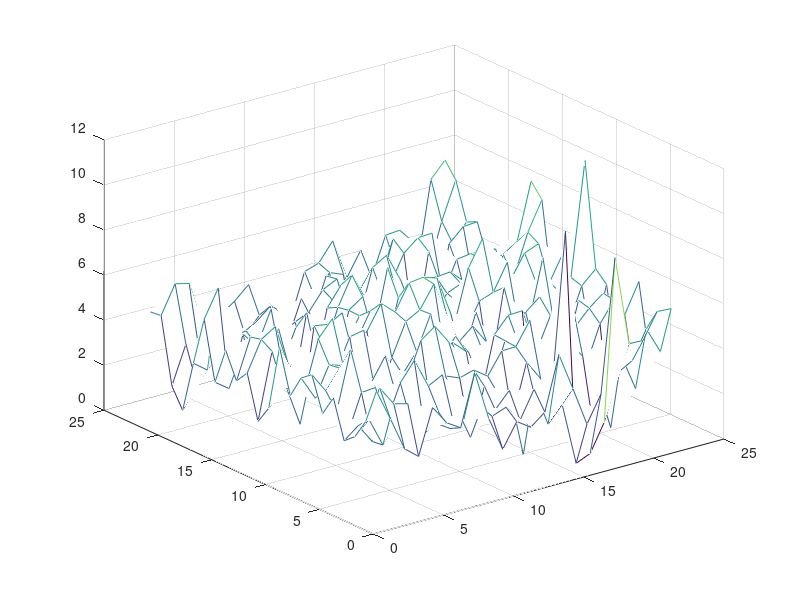

Recreate this plot in MATLAB.
clc;clear all
ditubZ=[5.949748 31.2 121.3
4.382785 31.202 121.3
3.496 31.205 121.3
3.0937347 31.207 121.3
4.774712 31.21 121.3
3.857095 31.212 121.3
5.3662086 31.214 121.3
5 31.217 121.3
4 31.219 121.3
5.920128 31.221 121.3
3 31.224 121.3
2.1924076 31.226 121.3
4.1224685 31.229 121.3
3.5511618 31.231 121.3
4.6929374 31.233 121.3
3.0513518 31.236 121.3
5.6348443 31.238 121.3
3.4524446 31.24 121.3
1.1426307 31.243 121.3
2.0121362 31.245 121.3
4.9147806 31.248 121.3
4.8577776 31.25 121.3
4.548267 31.2 121.302
5.7008305 31.202 121.302
4.091098 31.205 121.302
3.5933068 31.207 121.302
2.9773312 31.21 121.302
3.7696 31.212 121.302
4.476089 31.214 121.302
3.9486222 31.217 121.302
3.969777 31.219 121.302
4.3168 31.221 121.302
3.7221453 31.224 121.302
5.133459 31.226 121.302
5.4440656 31.229 121.302
5.331492 31.231 121.302
4.102474 31.233 121.302
2.6077473 31.236 121.302
6.8416 31.238 121.302
2.9849343 31.24 121.302
2.1451929 31.243 121.302
3.697967 31.245 121.302
6.1584 31.248 121.302
4.8592 31.25 121.302
3.0617955 31.2 121.305
4.8373623 31.202 121.305
2.7857778 31.205 121.305
2.7228444 31.207 121.305
4.676371 31.21 121.305
6.3573375 31.212 121.305
5.317689 31.214 121.305
5.2512207 31.217 121.305
6.1823206 31.219 121.305
4.3079123 31.221 121.305
3.4529877 31.224 121.305
3.406608 31.226 121.305
5.844622 31.229 121.305
2.5772762 31.231 121.305
3.2786872 31.233 121.305
4.8478703 31.236 121.305
4.5579185 31.238 121.305
3.809574 31.24 121.305
4.2940445 31.243 121.305
3 31.245 121.305
6 31.248 121.305
4.187259 31.25 121.305
2.5504758 31.2 121.307
4.670578 31.202 121.307
3.8766222 31.205 121.307
3.3888 31.207 121.307
4.733511 31.21 121.307
4.971574 31.212 121.307
3.598129 31.214 121.307
5.0450387 31.217 121.307
6.9125333 31.219 121.307
4.2313776 31.221 121.307
4 31.224 121.307
1.5639111 31.226 121.307
3.8115227 31.229 121.307
5.367219 31.231 121.307
3.4764445 31.233 121.307
4.154489 31.236 121.307
4.6015706 31.238 121.307
2.4799993 31.24 121.307
4.073091 31.243 121.307
2.8976786 31.245 121.307
3.8766222 31.248 121.307
3.8766222 31.25 121.307
4.5577836 31.2 121.31
3.2060444 31.202 121.31
3.501135 31.205 121.31
4.988006 31.207 121.31
4.434919 31.21 121.31
3.3473408 31.212 121.31
4 31.214 121.31
4.0260773 31.217 121.31
4.489329 31.219 121.31
4.1232 31.221 121.31
5 31.224 121.31
5.7633314 31.226 121.31
4.5075555 31.229 121.31
2.3361394 31.231 121.31
3.3628426 31.233 121.31
5.633477 31.236 121.31
3.8727112 31.238 121.31
2.4524446 31.24 121.31
2.5075555 31.243 121.31
2.4084005 31.245 121.31
2 31.248 121.31
2.6733828 31.25 121.31
3.7066667 31.2 121.312
3.47228 31.202 121.312
2.827854 31.205 121.312
5.816844 31.207 121.312
4.247671 31.21 121.312
2.6881924 31.212 121.312
3.4654176 31.214 121.312
3.9486222 31.217 121.312
3.0068119 31.219 121.312
5.5449295 31.221 121.312
4.5948443 31.224 121.312
5.6580625 31.226 121.312
3.877511 31.229 121.312
5.738057 31.231 121.312
4.856953 31.233 121.312
3.8347125 31.236 121.312
4.3651557 31.238 121.312
3.3257103 31.24 121.312
2.4051557 31.243 121.312
3.4933243 31.245 121.312
3.2787828 31.248 121.312
3.8888888 31.25 121.312
3.3178666 31.2 121.314
3.0654948 31.202 121.314
3.5273604 31.205 121.314
4.512178 31.207 121.314
4.4154873 31.21 121.314
4.317867 31.212 121.314
3.4654272 31.214 121.314
4.9649534 31.217 121.314
3.3423629 31.219 121.314
5.6695614 31.221 121.314
4.3960195 31.224 121.314
6 31.226 121.314
5.3222094 31.229 121.314
3.2592633 31.231 121.314
3.2056386 31.233 121.314
4 31.236 121.314
4.316978 31.238 121.314
3.4524446 31.24 121.314
2.234489 31.243 121.314
3.8293333 31.245 121.314
3 31.248 121.314
4.317867 31.25 121.314
5.5951004 31.2 121.317
3.3130667 31.202 121.317
3 31.205 121.317
4.8396544 31.207 121.317
2.9464955 31.21 121.317
5.9208055 31.212 121.317
3.4733245 31.214 121.317
3.6869333 31.217 121.317
4.035911 31.219 121.317
2.2744968 31.221 121.317
5.236094 31.224 121.317
4.578001 31.226 121.317
4.159289 31.229 121.317
2.4297838 31.231 121.317
3.4444 31.233 121.317
2.2778666 31.236 121.317
2.4794736 31.238 121.317
3.2367563 31.24 121.317
3.3130667 31.243 121.317
4.3664966 31.245 121.317
3.7490458 31.248 121.317
4.888889 31.25 121.317
3.4003556 31.2 121.319
3.7939556 31.202 121.319
3.7452178 31.205 121.319
3.1953022 31.207 121.319
4.4003553 31.21 121.319
6.3862367 31.212 121.319
5.2538123 31.214 121.319
3.9178138 31.217 121.319
3.5924878 31.219 121.319
4.1232 31.221 121.319
6.297723 31.224 121.319
5.746332 31.226 121.319
5.316399 31.229 121.319
5.3355875 31.231 121.319
5.2465777 31.233 121.319
5 31.236 121.319
1.1461921 31.238 121.319
2.5996444 31.24 121.319
3.716403 31.243 121.319
3 31.245 121.319
3.9196806 31.248 121.319
4.044484 31.25 121.319
1.8569577 31.2 121.321
3.1004765 31.202 121.321
3.2176943 31.205 121.321
1.725706 31.207 121.321
4.143111 31.21 121.321
5.5123553 31.212 121.321
4.3345494 31.214 121.321
4.4609776 31.217 121.321
4.4342213 31.219 121.321
5.5507665 31.221 121.321
5.754133 31.224 121.321
3.5123556 31.226 121.321
4.2303414 31.229 121.321
5.774381 31.231 121.321
6.5123553 31.233 121.321
5.8645 31.236 121.321
4.5123553 31.238 121.321
3.2318125 31.24 121.321
4 31.243 121.321
3.1079357 31.245 121.321
2.2951486 31.248 121.321
3.4554272 31.25 121.321
2.916205 31.2 121.324
3.331301 31.202 121.324
3 31.205 121.324
3.8235774 31.207 121.324
4.329357 31.21 121.324
3.6783426 31.212 121.324
5.118578 31.214 121.324
4.118578 31.217 121.324
5.932436 31.219 121.324
5.896031 31.221 121.324
6.881422 31.224 121.324
6 31.226 121.324
7.118578 31.229 121.324
4.6118608 31.231 121.324
5.25449 31.233 121.324
2.8814223 31.236 121.324
4.591545 31.238 121.324
4.517372 31.24 121.324
4.817818 31.243 121.324
3.2690072 31.245 121.324
3.9764743 31.248 121.324
2.8888888 31.25 121.324
2.4992 31.2 121.326
2.588089 31.202 121.326
3.6935074 31.205 121.326
3.2819555 31.207 121.326
3.8863506 31.21 121.326
2.2058666 31.212 121.326
4.541846 31.214 121.326
5 31.217 121.326
4 31.219 121.326
6.8768 31.221 121.326
6.96 31.224 121.326
4.841422 31.226 121.326
4.3751135 31.229 121.326
4 31.231 121.326
4.7061334 31.233 121.326
3.8530598 31.236 121.326
3.710018 31.238 121.326
3.7941334 31.24 121.326
5.122489 31.243 121.326
5.035135 31.245 121.326
3.7941334 31.248 121.326
4.794133 31.25 121.326
3 31.2 121.329
3.7939556 31.202 121.329
0.681947 31.205 121.329
2.0835874 31.207 121.329
4.8368 31.21 121.329
3 31.212 121.329
2.2063358 31.214 121.329
4.051378 31.217 121.329
4.3505898 31.219 121.329
5.1232 31.221 121.329
6.754133 31.224 121.329
5 31.226 121.329
3.5584671 31.229 121.329
4.207111 31.231 121.329
4.211159 31.233 121.329
4.8368 31.236 121.329
5.901651 31.238 121.329
4.8368 31.24 121.329
3.9065704 31.243 121.329
2.8368 31.245 121.329
4.8016 31.248 121.329
5 31.25 121.329
5.3819566 31.2 121.331
2.075911 31.202 121.331
2.607365 31.205 121.331
4.382862 31.207 121.331
4.856889 31.21 121.331
4.903932 31.212 121.331
4.944642 31.214 121.331
3.9201887 31.217 121.331
4.890904 31.219 121.331
3.1518223 31.221 121.331
4.942753 31.224 121.331
5.8722534 31.226 121.331
4.0248194 31.229 121.331
3.0668557 31.231 121.331
4.776448 31.233 121.331
4.6673155 31.236 121.331
6.276936 31.238 121.331
4.0343456 31.24 121.331
3.1529596 31.243 121.331
1.4172444 31.245 121.331
4.54235 31.248 121.331
5.8214126 31.25 121.331
3.7066667 31.2 121.333
2.7872665 31.202 121.333
2.9934566 31.205 121.333
3.4936497 31.207 121.333
5.856889 31.21 121.333
4.5479565 31.212 121.333
5.6467557 31.214 121.333
3.062171 31.217 121.333
4.010969 31.219 121.333
5.121798 31.221 121.333
4.011378 31.224 121.333
4.166347 31.226 121.333
4.4783587 31.229 121.333
4.011378 31.231 121.333
5 31.233 121.333
3.9968386 31.236 121.333
5.011378 31.238 121.333
4.5475554 31.24 121.333
4.0938067 31.243 121.333
2.0113778 31.245 121.333
3 31.248 121.333
4.0101137 31.25 121.333
1.9594334 31.2 121.336
0 31.202 121.336
10.081266 31.205 121.336
4.1744885 31.207 121.336
1.0423326 31.21 121.336
0.2304 31.212 121.336
5.675945 31.214 121.336
4.9816227 31.217 121.336
3.0704427 31.219 121.336
2.234489 31.221 121.336
5.214643 31.224 121.336
6.483733 31.226 121.336
4.735154 31.229 121.336
4.9155564 31.231 121.336
5.4155326 31.233 121.336
5.09939 31.236 121.336
2.350222 31.238 121.336
5.8101335 31.24 121.336
6.2310677 31.243 121.336
4.5283556 31.245 121.336
4.0709653 31.248 121.336
5.0713677 31.25 121.336
3.12 31.2 121.338
0.2704 31.202 121.338
2.7180033 31.205 121.338
4.782578 31.207 121.338
2.1431112 31.21 121.338
1.8319001 31.212 121.338
3.6866827 31.214 121.338
5.2190223 31.217 121.338
4.2704 31.219 121.338
5.8768 31.221 121.338
5.4497843 31.224 121.338
7.6139016 31.226 121.338
5.384969 31.229 121.338
5.1699557 31.231 121.338
5.4720025 31.233 121.338
4.842263 31.236 121.338
5.9310584 31.238 121.338
6.3301034 31.24 121.338
4.0225453 31.243 121.338
4.5589333 31.245 121.338
5.7832475 31.248 121.338
4.2704 31.25 121.338
9.011556 31.2 121.34
1.4875469 31.202 121.34
1.0191352 31.205 121.34
3.9801042 31.207 121.34
6.143111 31.21 121.34
5 31.212 121.34
5.124939 31.214 121.34
5.732949 31.217 121.34
4.388982 31.219 121.34
4.1232 31.221 121.34
6.616043 31.224 121.34
4.495763 31.226 121.34
4.4723554 31.229 121.34
4.102477 31.231 121.34
4.8815393 31.233 121.34
3.1322305 31.236 121.34
3.8837528 31.238 121.34
6.3644443 31.24 121.34
4 31.243 121.34
5.646222 31.245 121.34
5.8379292 31.248 121.34
4.2222223 31.25 121.34
5.025844 31.2 121.343
3.5352798 31.202 121.343
4.9770665 31.205 121.343
2.6528313 31.207 121.343
3.1616 31.21 121.343
4.6793995 31.212 121.343
3 31.214 121.343
4.4992 31.217 121.343
7.084526 31.219 121.343
4.5158505 31.221 121.343
2.8956444 31.224 121.343
5.447822 31.226 121.343
3.7086465 31.229 121.343
4.065869 31.231 121.343
3.0054445 31.233 121.343
3.5521777 31.236 121.343
5.2532716 31.238 121.343
4.447822 31.24 121.343
2.4938617 31.243 121.343
3.7249777 31.245 121.343
4 31.248 121.343
4.4294715 31.25 121.343
5 31.2 121.345
3.8897433 31.202 121.345
3.8497777 31.205 121.345
0.4648889 31.207 121.345
4.856889 31.21 121.345
5.3375106 31.212 121.345
5.464889 31.214 121.345
4.027493 31.217 121.345
4.571022 31.219 121.345
4.5308146 31.221 121.345
5.464889 31.224 121.345
6.464889 31.226 121.345
5.1825404 31.229 121.345
5.9607005 31.231 121.345
5.489682 31.233 121.345
5.335712 31.236 121.345
5.339712 31.238 121.345
4.242108 31.24 121.345
5.3427496 31.243 121.345
2.079341 31.245 121.345
3.627345 31.248 121.345
3.5867655 31.25 121.345
6.117338 31.2 121.348
5.1260443 31.202 121.348
2.2588444 31.205 121.348
5.321778 31.207 121.348
5.73837 31.21 121.348
5.833956 31.212 121.348
3.2649384 31.214 121.348
5.719289 31.217 121.348
5.869867 31.219 121.348
5 31.221 121.348
5.205042 31.224 121.348
6.7091756 31.226 121.348
7 31.229 121.348
6.367237 31.231 121.348
4.0204024 31.233 121.348
5.602227 31.236 121.348
5.269689 31.238 121.348
3.543363 31.24 121.348
5.9311776 31.243 121.348
4.976284 31.245 121.348
5.7277136 31.248 121.348
7.3723063 31.25 121.348
6.0743113 31.2 121.35
3.947802 31.202 121.35
3.4248888 31.205 121.35
6.6169147 31.207 121.35
5.143111 31.21 121.35
2.886336 31.212 121.35
5.827148 31.214 121.35
6.3047113 31.217 121.35
10.901364 31.219 121.35
6.1232 31.221 121.35
6.3795056 31.224 121.35
4.331565 31.226 121.35
8.274311 31.229 121.35
8.880712 31.231 121.35
6.3936 31.233 121.35
3.2533333 31.236 121.35
3.3651555 31.238 121.35
4.432936 31.24 121.35
5.9788775 31.243 121.35
5.7466664 31.245 121.35
7.3968 31.248 121.35
8.054814 31.25 121.35
];
dituZ=reshape(ditubZ(:,1),22,22);
dituZ2=dituZ;
dituZx=ditubZ(1:22,2);
dituZy=ditubZ(1:22:end,3);
mesh(dituZ)
